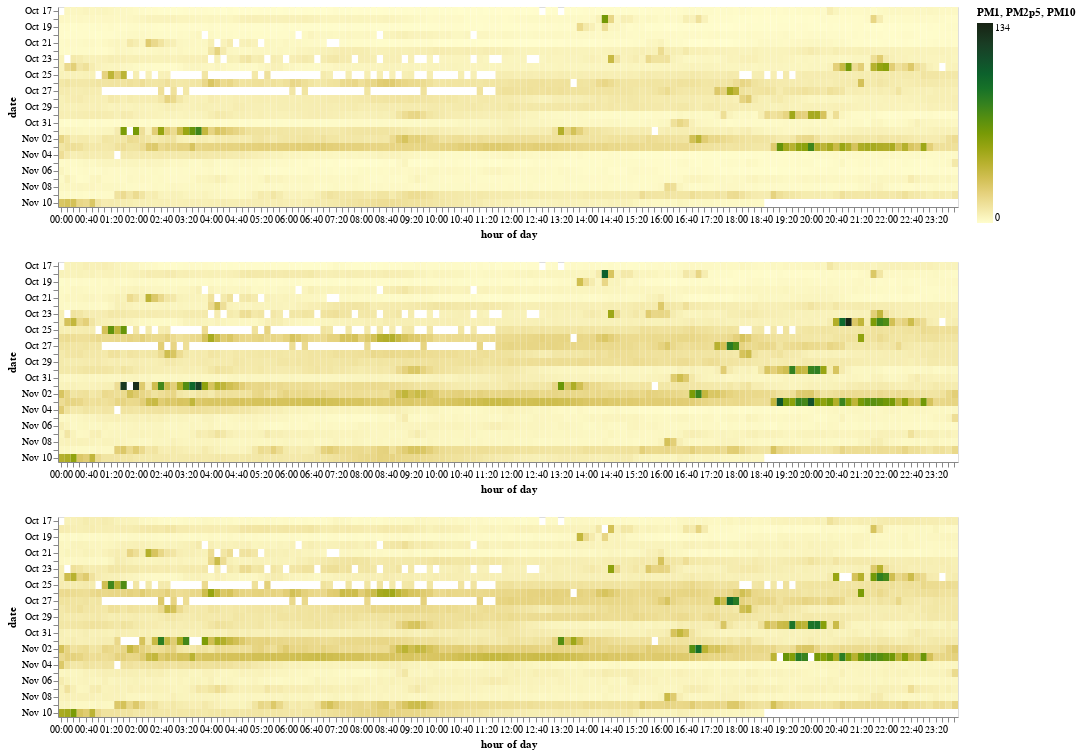

The code cell stored with this chart in its notebook:
### Code cell
f3 = alt.Chart(dfsub.reset_index()).mark_rect().encode(
    alt.X('hoursminutes(created_at):O', title='hour of day' ),
    alt.Y('monthdate(created_at):O', title='date'),
    alt.Color('PM1:Q', title='PM1', scale=alt.Scale(range=palettable.cmocean.sequential.Speed_20.hex_colors)),
    tooltip=['hoursminutes(created_at):O','monthdate(time (UTC)):O','PM1:Q']
).properties(
    width=900,
    height=200
)

f2 = alt.Chart(dfsub.reset_index()).mark_rect().encode(
    alt.X('hoursminutes(created_at):O', title='hour of day' ),
    alt.Y('monthdate(created_at):O', title='date'),
    alt.Color('PM2p5:Q', title='PM2p5', scale=alt.Scale(range=palettable.cmocean.sequential.Speed_20.hex_colors)),
    tooltip=['hoursminutes(created_at):O','monthdate(time (UTC)):O','PM2p5:Q']
).properties(
    width=900,
    height=200
)

f1 = alt.Chart(dfsub.reset_index()).mark_rect().encode(
    alt.X('hoursminutes(created_at):O', title='hour of day' ),
    alt.Y('monthdate(created_at):O', title='date'),
    alt.Color('PM10:Q', title='PM10', scale=alt.Scale(range=palettable.cmocean.sequential.Speed_20.hex_colors)),
    tooltip=['hoursminutes(created_at):O','monthdate(time (UTC)):O','PM10:Q']
).properties(
    width=900,
    height=200
)

f3&f2&f1

### Figure 1 — Vega-Lite specification as saved in the notebook (floating-point values rounded to 4 significant figures; data arrays with more than 128 entries replaced by an {"elided": "..."} marker saying what was removed)
{"config": {"view": {"continuousWidth": 400, "continuousHeight": 300}}, "vconcat": [{"data": {"name": "data-963860e5109c7ab0d01e822d737fa7b7"}, "mark": "rect", "encoding": {"color": {"type": "quantitative", "field": "PM1", "scale": {"range": ["#FFFDCD", "#F6EDB1", "#EDDD93", "#E3CF77", "#D5C259", "#C5B83F", "#B1AE27", "#9BA614", "#859F07", "#6C9607", "#548E11", "#3B841C", "#257A24", "#136F29", "#0B632C", "#0F562C", "#15492A", "#193D24", "#192F1C", "#172313"]}, "title": "PM1"}, "tooltip": [{"type": "ordinal", "field": "created_at", "timeUnit": "hoursminutes"}, {"type": "ordinal", "field": "time (UTC)", "timeUnit": "monthdate"}, {"type": "quantitative", "field": "PM1"}], "x": {"type": "ordinal", "field": "created_at", "timeUnit": "hoursminutes", "title": "hour of day"}, "y": {"type": "ordinal", "field": "created_at", "timeUnit": "monthdate", "title": "date"}}, "height": 200, "width": 900}, {"data": {"name": "data-963860e5109c7ab0d01e822d737fa7b7"}, "mark": "rect", "encoding": {"color": {"type": "quantitative", "field": "PM2p5", "scale": {"range": ["#FFFDCD", "#F6EDB1", "#EDDD93", "#E3CF77", "#D5C259", "#C5B83F", "#B1AE27", "#9BA614", "#859F07", "#6C9607", "#548E11", "#3B841C", "#257A24", "#136F29", "#0B632C", "#0F562C", "#15492A", "#193D24", "#192F1C", "#172313"]}, "title": "PM2p5"}, "tooltip": [{"type": "ordinal", "field": "created_at", "timeUnit": "hoursminutes"}, {"type": "ordinal", "field": "time (UTC)", "timeUnit": "monthdate"}, {"type": "quantitative", "field": "PM2p5"}], "x": {"type": "ordinal", "field": "created_at", "timeUnit": "hoursminutes", "title": "hour of day"}, "y": {"type": "ordinal", "field": "created_at", "timeUnit": "monthdate", "title": "date"}}, "height": 200, "width": 900}, {"data": {"name": "data-963860e5109c7ab0d01e822d737fa7b7"}, "mark": "rect", "encoding": {"color": {"type": "quantitative", "field": "PM10", "scale": {"range": ["#FFFDCD", "#F6EDB1", "#EDDD93", "#E3CF77", "#D5C259", "#C5B83F", "#B1AE27", "#9BA614", "#859F07", "#6C9607", "#548E11", "#3B841C", "#257A24", "#136F29", "#0B632C", "#0F562C", "#15492A", "#193D24", "#192F1C", "#172313"]}, "title": "PM10"}, "tooltip": [{"type": "ordinal", "field": "created_at", "timeUnit": "hoursminutes"}, {"type": "ordinal", "field": "time (UTC)", "timeUnit": "monthdate"}, {"type": "quantitative", "field": "PM10"}], "x": {"type": "ordinal", "field": "created_at", "timeUnit": "hoursminutes", "title": "hour of day"}, "y": {"type": "ordinal", "field": "created_at", "timeUnit": "monthdate", "title": "date"}}, "height": 200, "width": 900}], "$schema": "https://vega.github.io/schema/vega-lite/v4.8.1.json", "datasets": {"data-963860e5109c7ab0d01e822d737fa7b7": {"elided": "3434 records"}}}
